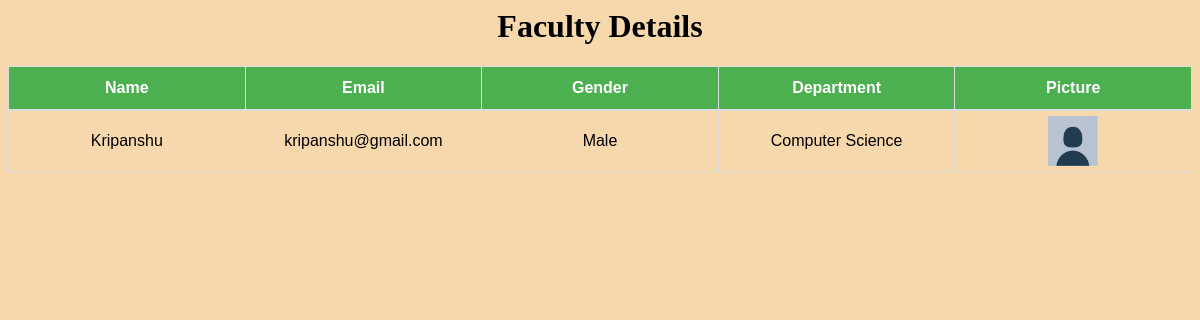
Screenshot of /dashboard/facultydetails.php (signed in) with the database file from the repository.
### tables this page shows
CREATE TABLE IF NOT EXISTS `users` (
  `id` int(11) NOT NULL AUTO_INCREMENT,
  `username` varchar(225) NOT NULL,
  `name` varchar(225) NOT NULL,
  `about` varchar(300) NOT NULL DEFAULT 'N/A',
  `role` varchar(225) NOT NULL,
  `email` varchar(225) NOT NULL,
  `token` varchar(225) NOT NULL,
  `gender` varchar(225) NOT NULL,
  `password` varchar(225) NOT NULL,
  `course` varchar(225) NOT NULL,
  `image` varchar(225) NOT NULL DEFAULT 'profile.jpg',
  `joindate` varchar(225) NOT NULL,
  PRIMARY KEY (`id`)
);

### dashboard/facultydetails.php (the view, shortened to what this page needs)
<html>
<head>
</head>
<body>
<h1><center>Faculty Details</h1>
<?php
	$dept=$_SESSION['course'];
	$con=mysqli_connect("localhost","root","","notes");
	if($con){
		$q=mysqli_query($con,"select * from users where role='teacher'and course='".$dept."'");
		?>
		<table id="detail">
			<tr>
				<th>Name</th>
				<th>Email</th>
				<th>Gender</th>
				<th>Department</th>
				<th>Picture</th>
			</tr>
		</table>
		<?php
		while($rows=mysqli_fetch_array($q))
		{
			?>
			<table id="detail">
			<tr>
			<td><?php echo $rows[2]; ?></td>
			<td><?php echo $rows[5]; ?></td>
			<td><?php echo $rows[7]; ?></td>
			<td><?php echo $rows[9]; ?></td>
			<td><?php echo "<img src='profilepics/$rows[10]' width=50px height=50px>"?></td>
			</tr>
			</table>
			<?php
		}
	}
	else
		echo "There was a error in connection";
?>

### dashboard/facultydetails.php (style rules this page uses)
body { background-color: #f6d8ac; }
#detail { font-family: "Trebuchet MS", Arial, Helvetica, sans-serif; border-collapse: collapse; width: 100%; }
#detail td { border: 1px solid #ddd; padding: 5px; text-align: center; width:20%; }
#detail th { padding-top: 12px; padding-bottom: 12px; border: 1px solid #ddd; width:20%; text-align: center; background-color: #4CAF50; color: white; }

### rows the page displays
users: name "Kripanshu", email "kripanshu@gmail.com", gender "Male", course "Computer Science", image (placeholder picture)
